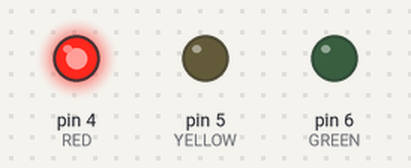
Simulated run of this sketch. Board: Arduino Uno, built with avr-gcc and run on an emulated ATmega328P. On the bench: output pins drawn as LEDs (lit = HIGH).

Above: at 2.5 s.
At 6.0 s:
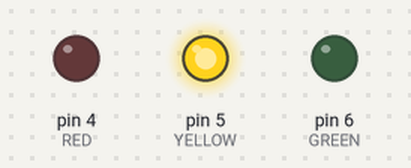
At 10.0 s:
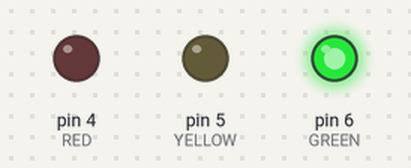
Timing chart, 0 to 16.9 s (numbered marks = the images above):
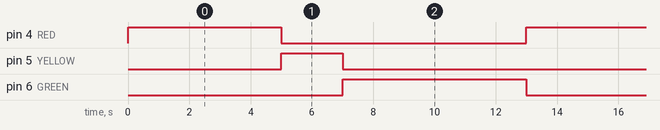

Measured:
- by itself, pin 4 (RED): alternates HIGH for 5.0 s and LOW for 8.0 s
- by itself, pin 5 (YELLOW): alternates HIGH for 2.0 s and LOW for 11.0 s
- by itself, pin 6 (GREEN): alternates HIGH for 6.0 s and LOW for 7.0 s

The sketch:

TrafficLights.ino
```cpp
int RED = 4;
int YELLOW = 5;
int GREEN = 6;

void setup()
{
    pinMode(RED, OUTPUT);
    pinMode(YELLOW, OUTPUT);
    pinMode(GREEN, OUTPUT);
}

void loop()
{
    digitalWrite(YELLOW, LOW);
    digitalWrite(GREEN, LOW);
    digitalWrite(RED, HIGH);
    delay(5000);
    digitalWrite(RED, LOW);
    digitalWrite(YELLOW, HIGH);
    delay(2000);
    digitalWrite(YELLOW, LOW);
    digitalWrite(GREEN, HIGH);
    delay(6000);
}
```
